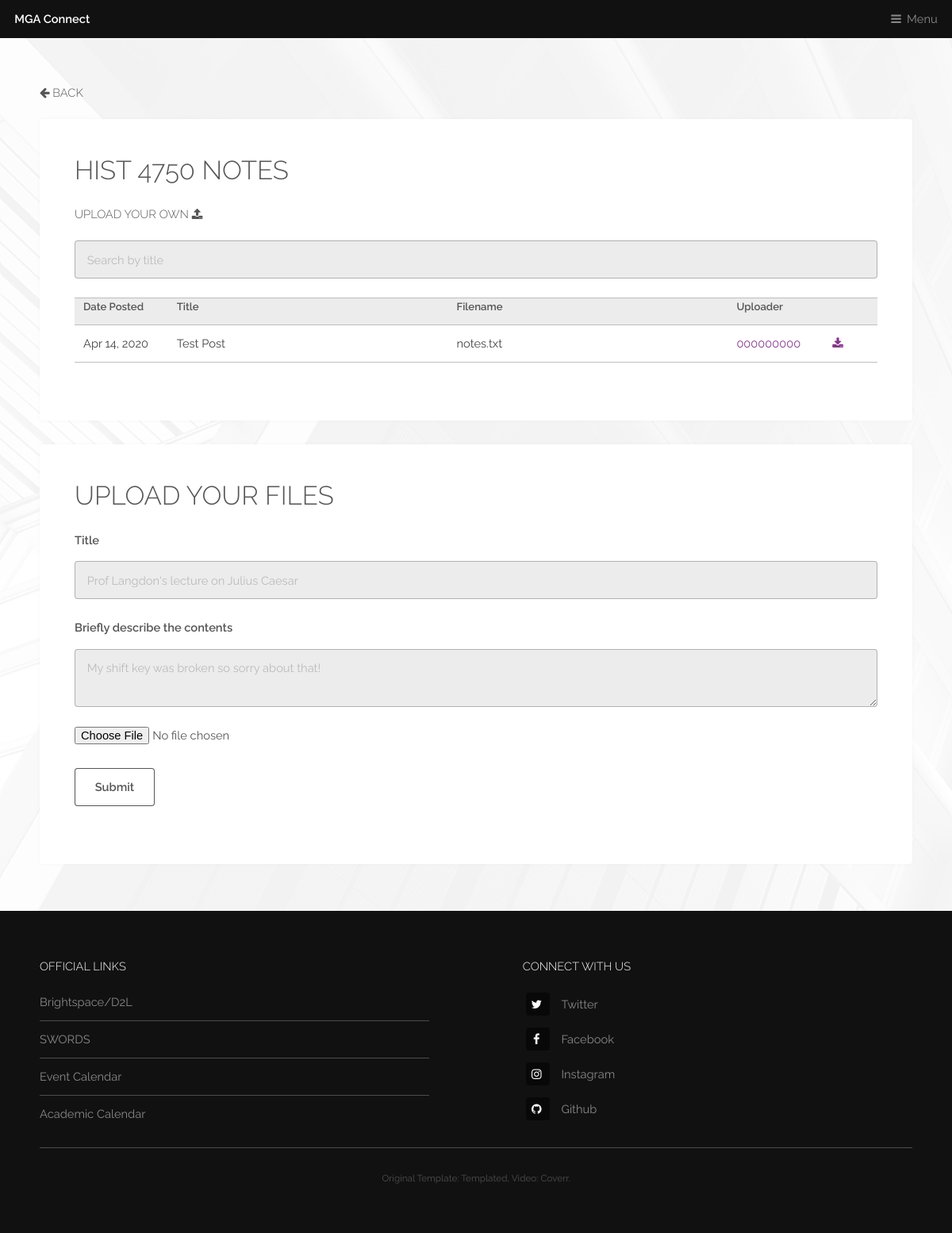
/class/hist/4750 (signed in), run on an earlier commit of the app's database.
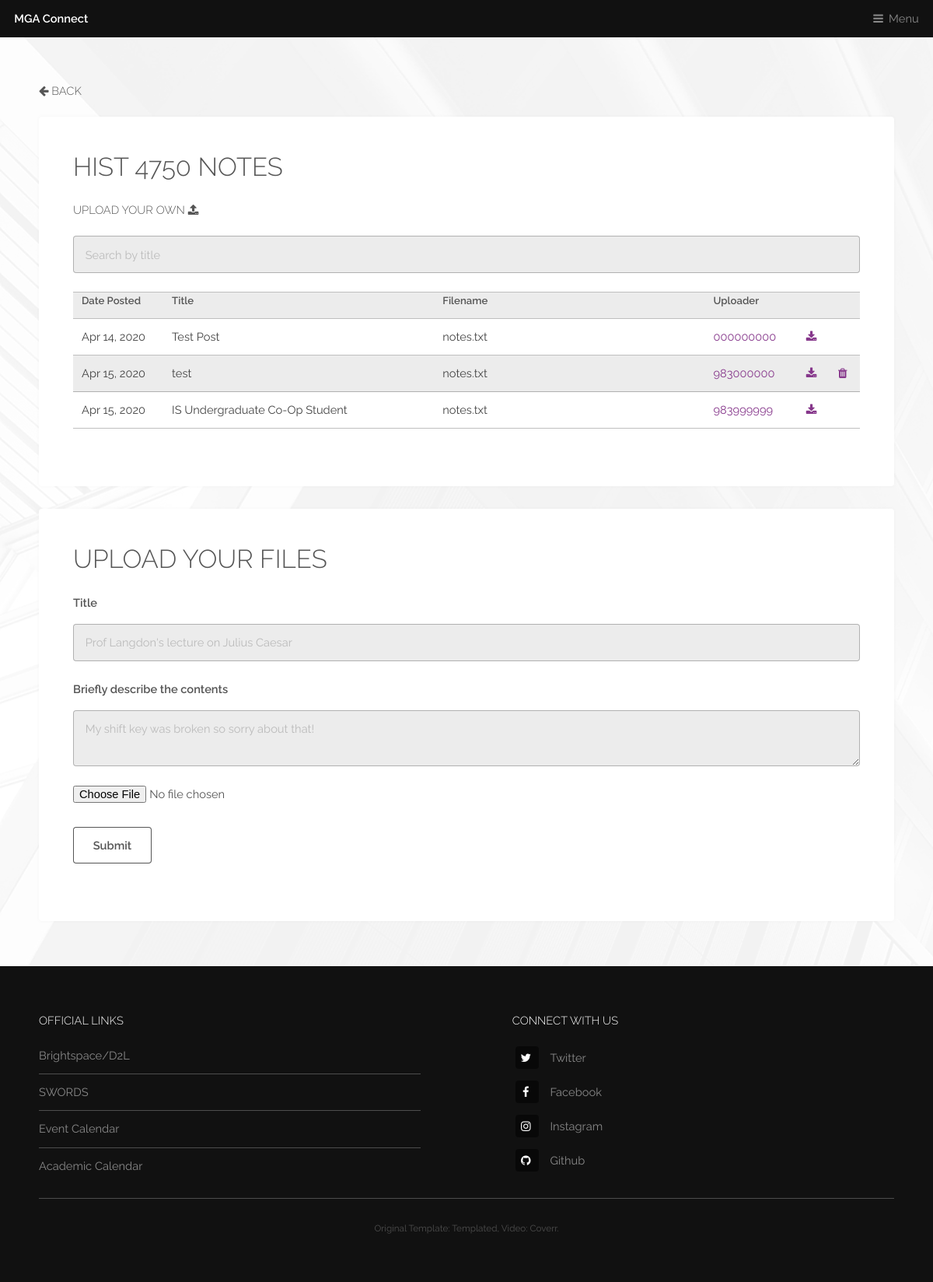
And on a later commit of the database.
### app/models.py (models this page shows, shortened)
class Notes(db.Model):
    __tablename__ = 'notes'
    id = db.Column(db.Integer, primary_key=True)
    program =db.Column(db.Integer(), db.ForeignKey('class_list.program', ondelete='CASCADE'))
    course_id = db.Column(db.Integer(), db.ForeignKey('class_list.course_id', ondelete='CASCADE'))
    title = db.Column(db.String(100), nullable=False)
    date_posted = db.Column(db.DateTime, nullable=False, default=datetime.utcnow)
    content = db.Column(db.Text, nullable=True)
    notes_file = db.Column(db.String(20), nullable=False)
    original_filename = db.Column(db.String(100), nullable=False)
    user_id = db.Column(db.String(9), db.ForeignKey('user.stu_id', ondelete='CASCADE'), nullable=False)

### app/routes.py (the view, shortened to what this page needs)
@login_required
def course(program, course_id):
    form = AddNotesForm()
    notes_list = Notes.query.filter_by(program=program, course_id=course_id).all()
    return render_template('course_notes.html', title='Course', form=form, notes_list=notes_list, program=program, course_id=course_id)

### app/forms.py
class AddNotesForm(FlaskForm):
    title = StringField('Title', validators=[DataRequired()], render_kw={"placeholder": "Prof Langdon's lecture on Julius Caesar"})
    description = TextAreaField('Briefly describe the contents', validators=[Length(min=0, max=250)], render_kw={"placeholder": "My shift key was broken so sorry about that!"})
    notes = FileField('Add Notes')
    submit = SubmitField('Submit')

### app/models.py (called while the page is built)
    def has_role(self, name):
        for role in self.roles:
            if role.name == name:
                return True
            return False

### app/routes.py (called while the page is built)
@app.before_request
def before_request():
    if current_user.is_authenticated:
        current_user.last_seen = datetime.utcnow()
        db.session.commit()

### app/templates/course_notes.html (shortened to what the changed rows need)
{% extends 'template.html' %}
{% block content %}
    <section id="main" class="wrapper">
        <div class="inner">
            <div class="content">
                <header>
                    <h2>{{ program + ' ' + course_id }} Notes</h2>
                </header>
                {% if notes_list %}
                    <br>
                    <table id="myTable">
                    <col width="100"><col width="300"><col width="300"><col width="90"><col width="20"><col width="20">
                        <tr>
                            <th>Date Posted</th>
                            <th>Title</th>
                            <th>Filename</th>
                            <th>Uploader</th>
                            <th> </th>
                            <th> </th>
                        </tr>
                        {% for note in notes_list %}
                            <tr>
                                <td>{{ note.date_posted.strftime('%b %d, %Y') }}</td>
                                <td>{{ note.title }}</td>
                                <td>{{ note.original_filename }}</td>
                                <td><a href="{{ url_for('account', stu_id=note.user_id) }}">{{ note.user_id }}</a></td>
                                <td><a href="{{ url_for('download_file', filename=note.notes_file) }}" class="icon fa-download"></a></td>
                                {% if current_user.stu_id == note.user_id %}
                                    <td><a href="{{ url_for('delete_note_user', note_id=note.id) }}" class="icon fa-trash"></a></td>
                                {% else %}
                                    <td> </td>
                                {% endif %}
                            </tr>
                        {% endfor %}
                    </table>
                {% else %}
                    <a style="text-align:center" href="#upload"><h3>Be the first to upload notes for this class!</h3></a>
                {% endif %}
            </div>
            {% if current_user.is_authenticated %}
            <div id="upload" class="content">
                <h2>Upload your files</h2>
            </div>
            {% endif %}
        </div>
    </section>
{% endblock content %}

What changed in the data, as far as the page shows it:
added Notes: date_posted "Apr 15, 2020", title "test", original_filename "notes.txt", user_id "983000000"
added Notes: date_posted "Apr 15, 2020", title "IS Undergraduate Co-Op Student", original_filename "notes.txt", user_id "983999999"
